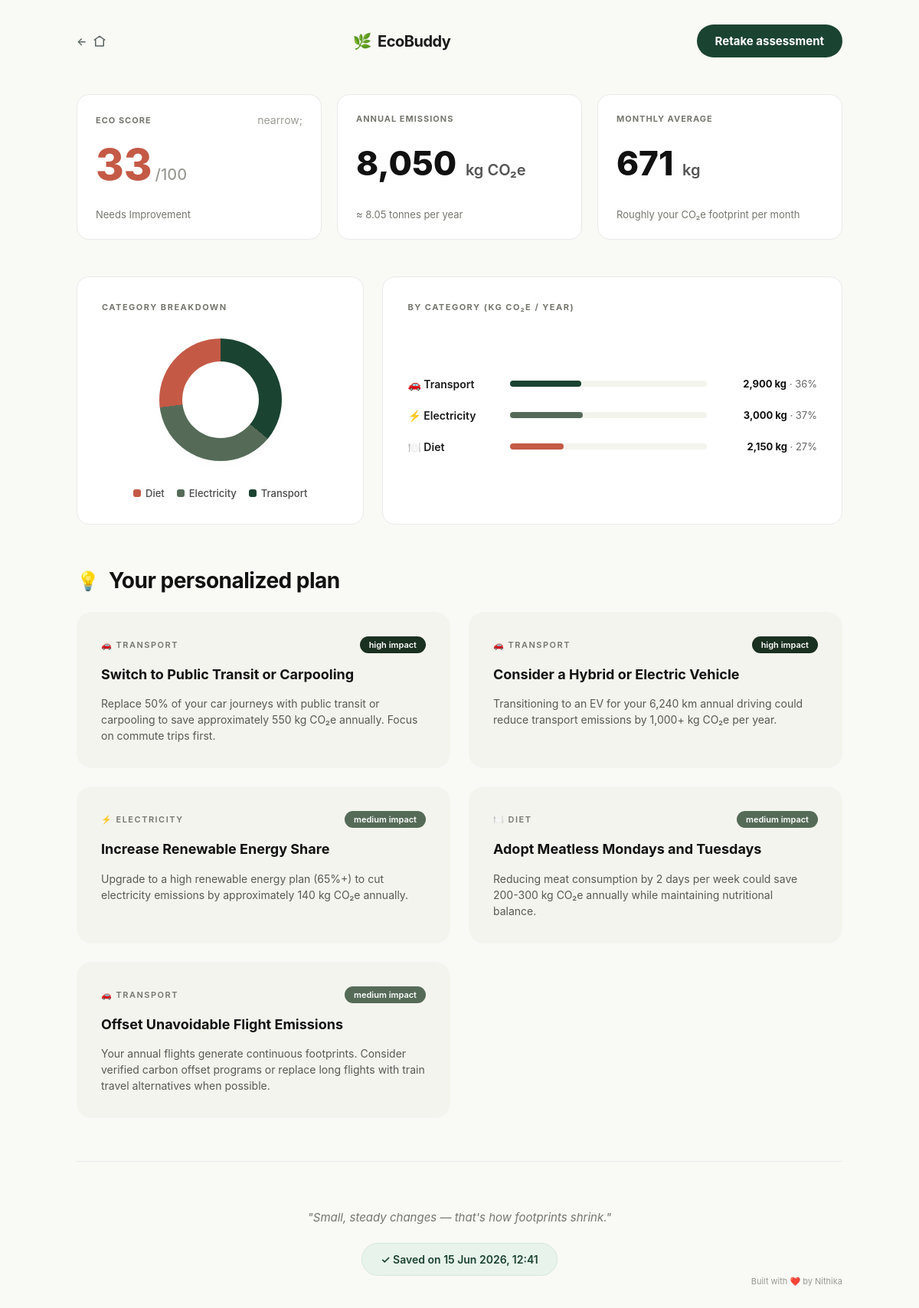
The page /report/7 on the database its author committed.
### tables this page shows
CREATE TABLE reports (
            id INTEGER PRIMARY KEY AUTOINCREMENT,
            eco_score INTEGER,
            score_grade TEXT,
            annual_emissions INTEGER,
            monthly_average INTEGER,
            tonnes_per_year REAL,
            transport_total INTEGER,
            electricity_total INTEGER,
            diet_lifestyle_total INTEGER,
            trans_pct INTEGER,
            elec_pct INTEGER,
            diet_pct INTEGER,
            saved_date TEXT
        );

### app.py (the view)
@app.route('/report/<int:report_id>')
def view_report(report_id):
    conn = sqlite3.connect('ecobuddy.db')
    conn.row_factory = sqlite3.Row
    cursor = conn.cursor()
    cursor.execute(
        'SELECT * FROM reports WHERE id = ?',
        (report_id,)
    )
    report = cursor.fetchone()
    conn.close()
    if report is None:
        return "Report not found", 404
    return render_template(
    'result.html',
    eco_score=report['eco_score'],
    score_grade=report['score_grade'],
    score_color=(
        "#1A3020" if report['eco_score'] >= 80
        else "#556B58" if report['eco_score'] >= 60
        else "#C47A46" if report['eco_score'] >= 40
        else "#C45A46"
    ),
    annual_emissions="{:,}".format(report['annual_emissions']),
    monthly_average="{:,}".format(report['monthly_average']),
    tonnes_per_year=report['tonnes_per_year'],
    transport_total="{:,}".format(report['transport_total']),
    electricity_total="{:,}".format(report['electricity_total']),
    diet_lifestyle_total="{:,}".format(report['diet_lifestyle_total']),
    trans_pct=report['trans_pct'],
    elec_pct=report['elec_pct'],
    diet_pct=report['diet_pct'],
    trans_bar_color="#1B4332",
    elec_bar_color="#556B58",
    diet_bar_color="#C45A46",
    report_data=dict(report),
    is_saved_report=True,
    saved_date=report['saved_date'],
)

### templates/result.html (shortened to what this page needs)
<!DOCTYPE html>
<html lang="en">
<head>
    <link href="https://googleapis.com/css2?family=Inter:wght@400;500;600;700;800&display=swap" rel="stylesheet">
    <link rel="stylesheet" href="{{ url_for('static', filename='style.css') }}">
</head>
<body class="premium-report-body">
    <div class="luxury-report-wrapper">
<div class="luxury-navbar">
    <a href="/" class="home-btn"> <span>←</span>
    <svg xmlns="http://www.w3.org/2000/svg" width="20" height="20"
         viewBox="0 0 24 24" fill="none" stroke="currentColor"
         stroke-width="2" stroke-linecap="round" stroke-linejoin="round">
        <path d="M3 9.5L12 3l9 6.5"></path>
        <path d="M5 10v10h14V10"></path>
    </svg>
</a>
    <div class="luxury-logo result-logo">
        <span class="logo-leaf-icon">🌿</span>EcoBuddy
    </div>
    <a href="/assessment" class="subtle-retake-btn">
        Retake assessment
    </a>
</div>
        <div class="luxury-metrics-grid">
            <div class="luxury-card">
                <div class="luxury-card-header">
                    <span class="luxury-card-label">ECO SCORE</span>
                    <span class="luxury-card-arrow">nearrow;</span>
                </div>
                <div class="luxury-card-value">
                    <span class="huge-score-text" style="color: {{ score_color }};">{{ eco_score }}</span><span class="max-score-marker"> /100</span>
                </div>
                <div class="luxury-card-footer-lbl">{{ score_grade }}</div>
            </div>
            <div class="luxury-card">
                <div class="luxury-card-header">
                    <span class="luxury-card-label">ANNUAL EMISSIONS</span>
                </div>
                <div class="luxury-card-value">
                    <span class="compact-metric-text">{{ annual_emissions }} <span class="inline-unit-text">kg CO₂e</span></span>
                </div>
                <div class="luxury-card-footer-lbl">≈ {{ tonnes_per_year }} tonnes per year</div>
            </div>
            <div class="luxury-card">
                <div class="luxury-card-header">
                    <span class="luxury-card-label">MONTHLY AVERAGE</span>
                </div>
                <div class="luxury-card-value">
                    <span class="compact-metric-text">{{ monthly_average }} <span class="inline-unit-text">kg</span></span>
                </div>
                <div class="luxury-card-footer-lbl">Roughly your CO₂e footprint per month</div>
            </div>
        </div>
        <div class="luxury-split-chart-wrapper">
            <div class="donut-chart-panel">
                <div class="chart-section-title">CATEGORY BREAKDOWN</div>
                <div class="donut-visual-container">
                    <div class="donut-graphic-circle" style="background: conic-gradient(
                        #1B4332 0% {{ trans_pct }}%,
                        #556B58 {{ trans_pct }}% {{ trans_pct + elec_pct }}%,
                        #C45A46 {{ trans_pct + elec_pct }}% 100%
                    );">
                        <div class="donut-hole-center"></div>
                    </div>
                </div>
                <div class="donut-legend-row">
                    <div class="legend-item"><span class="legend-dot dot-diet"></span>Diet</div>
                    <div class="legend-item"><span class="legend-dot dot-elec"></span>Electricity</div>
                    <div class="legend-item"><span class="legend-dot dot-trans"></span>Transport</div>
                </div>
            </div>
            <div class="progress-bars-panel">
                <div class="chart-section-title">BY CATEGORY (KG CO₂E / YEAR)</div>
                <div class="horizontal-chart-stack">
                    <div class="chart-grid-row">
                        <div class="chart-row-label">🚗 Transport</div>
                        <div class="chart-row-track-bar">
                            <div class="chart-row-fill" style="width: {{ trans_pct }}%; background-color: #1B4332;"></div>
                        </div>
                        <div class="chart-row-metrics"><strong>{{ transport_total }} kg</strong> · {{ trans_pct }}%</div>
                    </div>
                    <div class="chart-grid-row">
                        <div class="chart-row-label">⚡ Electricity</div>
                        <div class="chart-row-track-bar">
                            <div class="chart-row-fill" style="width: {{ elec_pct }}%; background-color: #556B58;"></div>
                        </div>
                        <div class="chart-row-metrics"><strong>{{ electricity_total }} kg</strong> · {{ elec_pct }}%</div>
                    </div>
                    <div class="chart-grid-row">
                        <div class="chart-row-label">🍽️ Diet</div>
                        <div class="chart-row-track-bar">
                            <div class="chart-row-fill" style="width: {{ diet_pct }}%; background-color: #C45A46;"></div>
                        </div>
                        <div class="chart-row-metrics"><strong>{{ diet_lifestyle_total }} kg</strong> · {{ diet_pct }}%</div>
                    </div>
                </div>
            </div>
        </div>
        <div class="luxury-plan-section">
            <div class="luxury-plan-title-row">
                <span class="plan-header-icon">💡</span>
                <h2>Your personalized plan</h2>
            </div>
            <div class="luxury-plan-grid-array">
                <div class="recommendation-grid-card">
                    <div class="rec-card-header-flex">
                        <span class="rec-category-badge">🚗 TRANSPORT</span>
                        <span class="rec-impact-pill impact-high">high impact</span>
                    </div>
                    <h3>Switch to Public Transit or Carpooling</h3>
                    <p>Replace 50% of your car journeys with public transit or carpooling to save approximately 550 kg CO₂e annually. Focus on commute trips first.</p>
                </div>
                <div class="recommendation-grid-card">
                    <div class="rec-card-header-flex">
                        <span class="rec-category-badge">🚗 TRANSPORT</span>
                        <span class="rec-impact-pill impact-high">high impact</span>
                    </div>
                    <h3>Consider a Hybrid or Electric Vehicle</h3>
                    <p>Transitioning to an EV for your 6,240 km annual driving could reduce transport emissions by 1,000+ kg CO₂e per year.</p>
                </div>
                <div class="recommendation-grid-card">
                    <div class="rec-card-header-flex">
                        <span class="rec-category-badge">⚡ ELECTRICITY</span>
                        <span class="rec-impact-pill impact-medium">medium impact</span>
                    </div>
                    <h3>Increase Renewable Energy Share</h3>
                    <p>Upgrade to a high renewable energy plan (65%+) to cut electricity emissions by approximately 140 kg CO₂e annually.</p>
                </div>
                <div class="recommendation-grid-card">
                    <div class="rec-card-header-flex">
                        <span class="rec-category-badge">🍽️ DIET</span>
                        <span class="rec-impact-pill impact-medium">medium impact</span>
                    </div>
                    <h3>Adopt Meatless Mondays and Tuesdays</h3>
                    <p>Reducing meat consumption by 2 days per week could save 200-300 kg CO₂e annually while maintaining nutritional balance.</p>
                </div>
                <div class="recommendation-grid-card">
                    <div class="rec-card-header-flex">
                        <span class="rec-category-badge">🚗 TRANSPORT</span>
                        <span class="rec-impact-pill impact-medium">medium impact</span>
                    </div>
                    <h3>Offset Unavoidable Flight Emissions</h3>
                    <p>Your annual flights generate continuous footprints. Consider verified carbon offset programs or replace long flights with train travel alternatives when possible.</p>
                </div>
            </div>
        </div>
        <div class="luxury-footer-block">
            <p class="luxury-quote">"Small, steady changes — that's how footprints shrink."</p>
            <div class="footer-actions">
    {% if not is_saved_report %}
        <form action="/save_report" method="POST">
            <button type="submit" class="save-report-btn">
                Save Report
            </button>
            </form>
            {% else %}
            <div class="saved-report-badge">
                ✓ Saved on {{ saved_date }}
            </div>
        {% endif %}
        </div>
        </div>
        <div class="luxury-watermark">
            Built with ❤️ by Nithika
        </div>
    </div>
</body>
</html>

### rows shown on the page
reports: score_grade "Needs Improvement", tonnes_per_year "8.05", saved_date "15 Jun 2026, 12:41"

### other values the page prints
{{ eco_score }} "33"
{{ annual_emissions }} "8,050"
{{ monthly_average }} "671"
{{ transport_total }} "2,900"
{{ trans_pct }} "36"
{{ electricity_total }} "3,000"
{{ elec_pct }} "37"
{{ diet_lifestyle_total }} "2,150"
{{ diet_pct }} "27"
